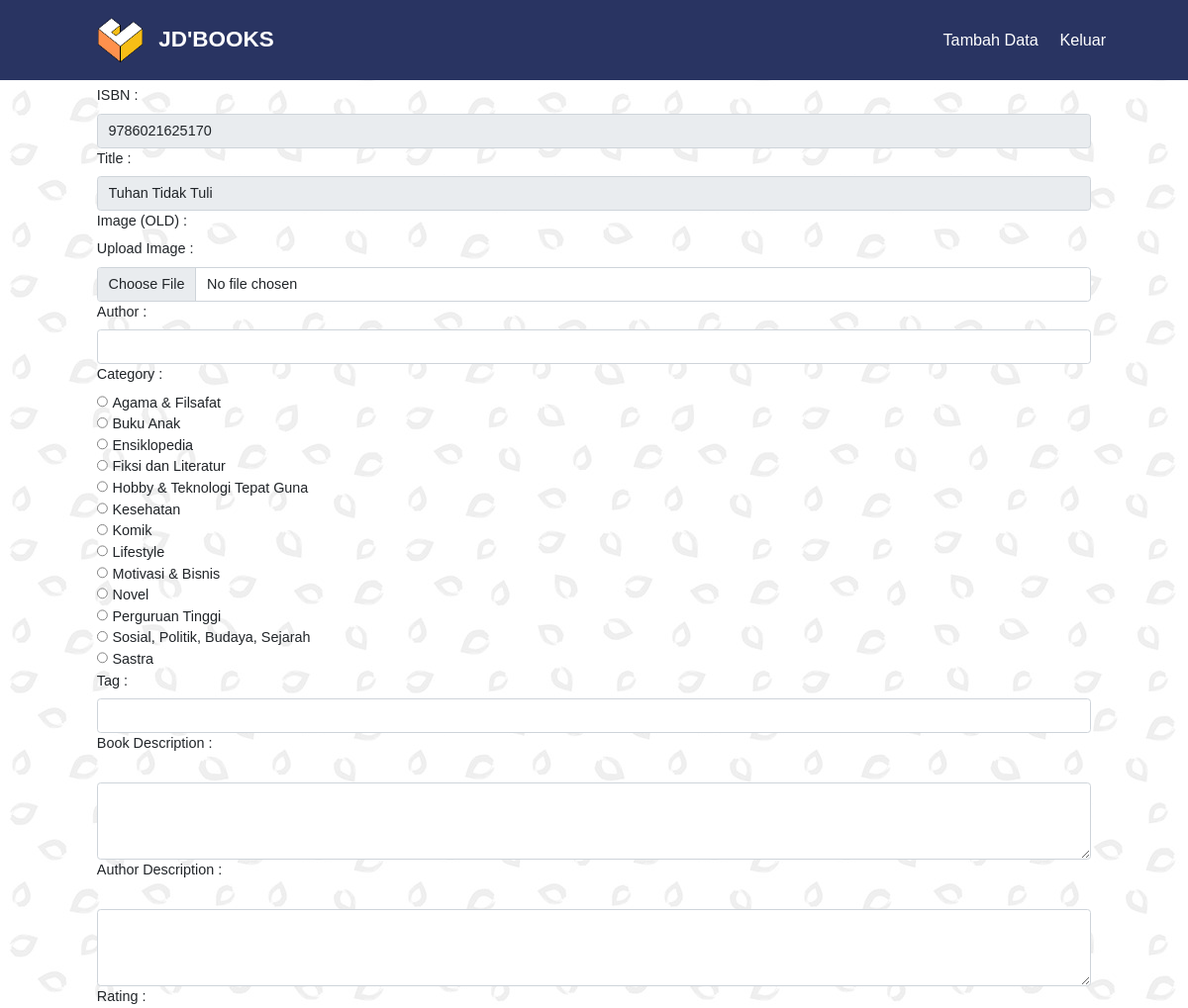
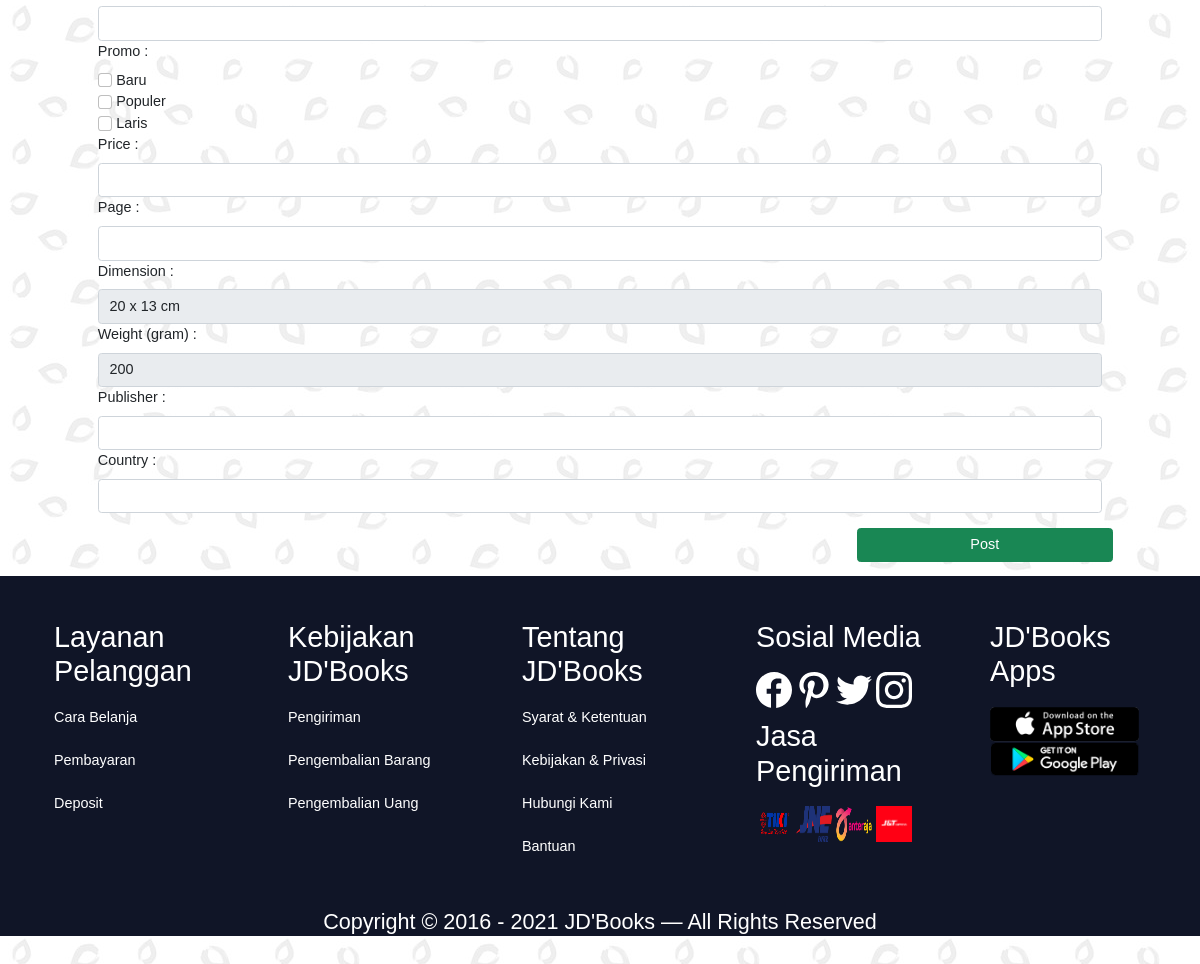
/update.php?isbn=9786021625170 (signed in), run on the app's committed database (2 pictures, top to bottom).
### tables this page shows
CREATE TABLE `book` (
  `isbn` varchar(13) NOT NULL,
  `id` int(11) NOT NULL,
  `title` varchar(100) NOT NULL,
  `author` varchar(50) NOT NULL,
  `category` varchar(25) NOT NULL,
  `tag` varchar(50) NOT NULL,
  `bookDesc` text NOT NULL,
  `authDesc` text NOT NULL,
  `rating` int(11) NOT NULL,
  `promo` varchar(50) NOT NULL,
  `price` int(7) NOT NULL,
  `image` varchar(255) NOT NULL
);

CREATE TABLE `category` (
  `id` int(11) NOT NULL,
  `category` varchar(50) NOT NULL
);

CREATE TABLE `detail` (
  `id` int(2) NOT NULL,
  `isbn` varchar(13) NOT NULL,
  `page` int(4) NOT NULL,
  `dimension` varchar(50) NOT NULL,
  `weight` int(4) NOT NULL,
  `publisher` varchar(50) NOT NULL,
  `country` varchar(25) NOT NULL
);

### update.php (the view, shortened to what this page needs)
<?php
    include "connection.php";
    $isValid = false;
    if(empty($_SESSION['username'])){
        $isValid = false;
    }else if($_SESSION['role'] == "User"){
        $isValid = false;
    }else{
        $isValid = true;
    }
    if($_GET){
        $isbn = $_GET["isbn"];
        $query1 = "SELECT * FROM `book` WHERE isbn = $isbn";
        $res1 = mysqli_query($conn, $query1);
        if($res1->num_rows > 0){
            while($row1 = $res1->fetch_array()){
                $title = $row1["title"];
            }
        }
        $query2 = "SELECT * FROM `detail` WHERE isbn = $isbn";
        $res2 = mysqli_query($conn, $query2);
        if($res2->num_rows > 0){
            while($row2 = $res2->fetch_array()){
                $dimension = $row2["dimension"];
                $weight = $row2["weight"];
            }
        }
    }else{
        $isValid = false;
    }
?>
<!DOCTYPE html>
<html lang="en">
<head>
    <link rel="stylesheet" href="index.css">
    <link rel="stylesheet" href="update.css">
    <link href="css/bootstrap.css" rel="stylesheet" id="bootstrap-css">
</head>
<body>
    <?php
    if($isValid){?>
    <div class="header">
        <img src="logoku.png" alt="">
        <a href="admin.php" class="logo">JD'BOOKS</a>
        <div class="header-right">
            <a href="insert.php">Tambah Data</a>
            <a href="logout.php">Keluar</a>
        </div>
    </div>
    <div class="container mx-auto pt-5">
        <form method="post" enctype="multipart/form-data" class="d-flex flex-column pt-5">
            <label for="isbn" class="form-label"> ISBN : </label>
            <input type="text" class="form-control" name="isbn" value=<?="'$isbn'"?> readonly>
            <label for="title" class="form-label"> Title : </label>
            <input type="text" class="form-control" name="title" value=<?="'$title'"?> readonly>
            <label for="tampil" class="form-label"> Image (OLD) : </label>
            <label for="image" class="form-label"> Upload Image : </label>
            <input type="file" class="form-control" name="image" required>
            <label for="author" class="form-label"> Author : </label>
            <input type="text" class="form-control" name="author" required>
            <label for="category" class="form-label"> Category : </label>
            <div class="d-inline-block">
                <?php
                    $query = "SELECT * FROM `category`";
                    $res = mysqli_query($conn, $query);
                    if($res->num_rows > 0){
                        while($row = $res->fetch_array()){
                        echo
                            '
                            <input type="radio" name="category" value="'.$row["category"].'" required>
                            <label for="'.$row["category"].'">'.$row["category"].'</label><br>
                            ';
                        }
                    }
                ?>
            </div>
            <label for="tag" class="form-label"> Tag : </label>
            <input type="text" class="form-control" name="tag" required>
            <label for="bookDesc" class="form-label"> Book Description : </label><br>
            <textarea class="form-control mx-auto" name="bookDesc" rows="3" cols="95" required></textarea>
            <label for="authDesc" class="form-label"> Author Description : </label><br>
            <textarea class="form-control mx-auto" name="authDesc" rows="3" cols="95" required></textarea>
            <label for="rating" class="form-label"> Rating : </label>
            <input type="float" class="form-control" name="rating" min=1 max=5 required>
            <label for="promo" class="form-label"> Promo : </label>
            <div class="d-inline-block">
                <input type="checkbox" class="form-check-input" name="promo[]" value="Baru">
                <label class="form-check-label" for="promo"> Baru</label><br>
                <input type="checkbox" class="form-check-input" name="promo[]" value="Populer">
                <label class="form-check-label" for="promo2"> Populer</label><br>
                <input type="checkbox" class="form-check-input" name="promo[]" value="Laris">
                <label class="form-check-label" for="promo3"> Laris</label><br>
            </div>
            <label for="price" class="form-label"> Price : </label>
            <input type="number" class="form-control" name="price" min=1 required>
            <label for="page" class="form-label"> Page : </label>
            <input type="number" class="form-control" name="page" min=1 required>
            <label for="dimension" class="form-label"> Dimension : </label>
            <input type="text" class="form-control" name="dimension" value=<?="'$dimension'"?> readonly>
            <label for="weight" class="form-label"> Weight (gram) : </label>
            <input type="number" class="form-control" name="weight" value=<?="'$weight'"?> readonly>
            <label for="publisher" class="form-label"> Publisher : </label>
            <input type="text" class="form-control" name="publisher" required>
            <label for="country" class="form-label"> Country : </label>
            <input type="text" class="form-control" name="country" required>
            <div class="row pb-3">
                <button type="submit" name="upload" class="btn btn-success col-xs-12 col-md-3 mt-3 offset-md-9">Post</button>
            </div>
        </form>
    </div>
    <div class="footer">
        <br>
        <br>
        <div class="rowfooter">
            <div class="columnfooter">
                <h2>Layanan Pelanggan</h2>
                <a href="#">Cara Belanja</a>
                <a href="#">Pembayaran</a>
                <a href="#">Deposit</a>
            </div>
            <div class="columnfooter">
                <h2>Kebijakan JD'Books</h2>
                <a href="#">Pengiriman</a>
                <a href="#">Pengembalian Barang</a>
                <a href="#">Pengembalian Uang</a>
            </div>
            <div class="columnfooter">
                <h2>Tentang JD'Books</h2>
                <a href="#">Syarat & Ketentuan</a>
                <a href="#">Kebijakan & Privasi</a>
                <a href="#">Hubungi Kami</a>
                <a href="#">Bantuan</a>
            </div>
            <div class="columnfooter">
                <h2>Sosial Media</h2>
                <a href="#">
                    <img class="sosmed" src="facebook-circular-logo.svg" alt="">
                    <img class="sosmed" src="pinterest.svg" alt="">
                    <img class="sosmed" src="twitter.svg" alt="">
                    <img class="sosmed" src="instagram.svg" alt="">
                </a>
                <h2>Jasa Pengiriman</h2>
                <a href="#">
                    <img class="sosmed" src="Logo-TIKI.png" alt="">
                    <img class="sosmed" src="New_Logo_JNE.png" alt="">
                    <img class="sosmed" src="Logo Anteraja-New-01.png" alt="">
                    <img class="sosmed" src="Logo_J&T_Merah_Square.jpg" alt="">
                </a>
            </div>
            <div class="columnfooter">
                <h2>JD'Books Apps</h2>
                <a href="#">
                    <img src="app-store.png" alt="">
                    <img src="play-store.png" alt="">
                </a>
            </div>
        </div>
        <h4>Copyright © 2016 - 2021 JD'Books — All Rights Reserved</h4>
    </div>
    <?php
    }else{
        header("Location: login.php");
    }
    ?>
</body>
</html>

### index.css (style rules this page uses)
* { font-family: 'Trebuchet MS', 'Lucida Sans Unicode', 'Lucida Grande', 'Lucida Sans', Arial, sans-serif; }
body { background: url(pat1.jpeg); margin: 0; font-family: Arial, Helvetica, sans-serif; zoom: 90%; }
.header { z-index: 100; top: 0; position: fixed; width: 100%; overflow: hidden; background-color: #293462; padding: 20px 10px; }
.header a { float: left; color: white; text-align: center; padding: 12px; text-decoration: none; font-size: 18px; line-height: 25px; border-radius: 4px; }
.header a.logo { margin-left: 6px; font-size: 25px; font-weight: bold; }
.header img { margin-left: 100px; float: left; width: 50px; height: 50px; }
.header-right { margin-right: 70px; float: right; }
* { box-sizing: border-box; }
body { margin: 0; font-family: Arial, Helvetica, sans-serif; }
.footer { left: 0; clear: both; bottom: 0; width: 100%; height: 400px; background-color: #101527; color: white; text-align: left; }
.footer h4 { margin-top: 45px; text-align: center; }
.columnfooter { margin-left: 60px; float: left; width: 15%; }
.rowfooter:after { content: ""; display: table; clear: both; }
.columnfooter a { color: white; display: block; padding: 12px; padding-left: 0px; text-decoration: none; }
.columnfooter .sosmed { width: 40px; height: 40px; display: inline-block; }

### data on the page
book: title "Tuhan Tidak Tuli"
category: category "Agama & Filsafat"
category: category "Buku Anak"
category: category "Ensiklopedia"
category: category "Fiksi dan Literatur"
category: category "Hobby & Teknologi Tepat Guna"
category: category "Kesehatan"
category: category "Komik"
category: category "Lifestyle"
category: category "Motivasi & Bisnis"
category: category "Novel"
category: category "Perguruan Tinggi"
category: category "Sosial, Politik, Budaya, Sejarah"
category: category "Sastra"
detail: dimension "20 x 13 cm", weight "200"
